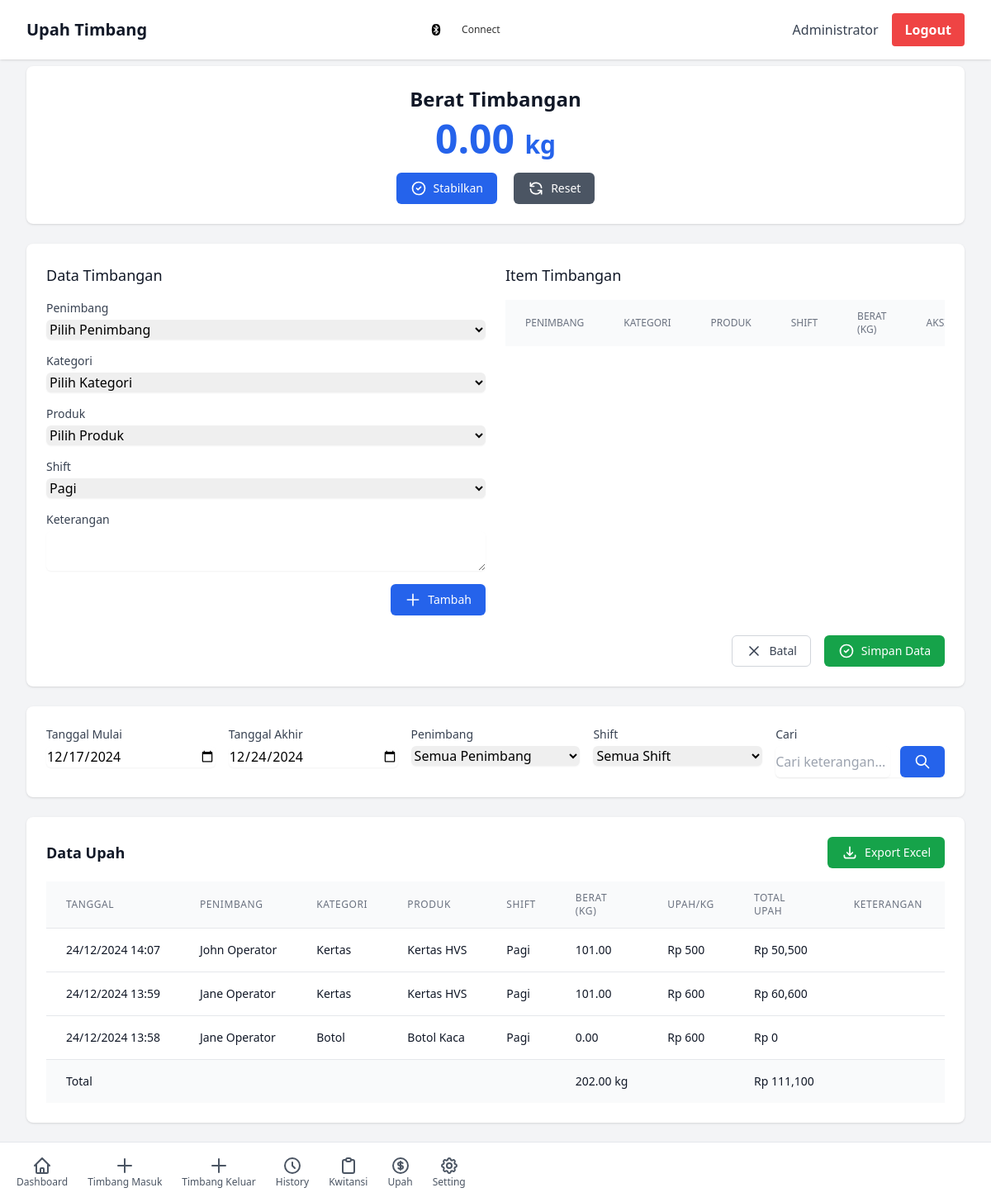
Page /?page=wages (signed in) on the committed database.
### tables this page shows
CREATE TABLE `wages_data` (
  `id` int(11) NOT NULL,
  `user_id` int(11) NOT NULL,
  `category_id` int(11) NOT NULL,
  `product_id` int(11) NOT NULL,
  `shift` enum('pagi','sore','malam') NOT NULL,
  `weight` decimal(10,2) NOT NULL,
  `notes` text DEFAULT NULL,
  `created_at` timestamp NOT NULL DEFAULT current_timestamp()
);

CREATE TABLE `users` (
  `id` int(11) NOT NULL,
  `username` varchar(50) NOT NULL,
  `password` varchar(255) NOT NULL,
  `name` varchar(100) NOT NULL,
  `role` enum('admin','user') DEFAULT 'user',
  `wage_per_kg` decimal(10,2) DEFAULT 0.00,
  `avatar` varchar(255) DEFAULT NULL,
  `created_at` timestamp NOT NULL DEFAULT current_timestamp(),
  `updated_at` timestamp NOT NULL DEFAULT current_timestamp() ON UPDATE current_timestamp()
);

CREATE TABLE `categories` (
  `id` int(11) NOT NULL,
  `name` varchar(100) NOT NULL,
  `created_at` timestamp NOT NULL DEFAULT current_timestamp(),
  `updated_at` timestamp NOT NULL DEFAULT current_timestamp() ON UPDATE current_timestamp()
);

CREATE TABLE `products` (
  `id` int(11) NOT NULL,
  `category_id` int(11) DEFAULT NULL,
  `name` varchar(100) NOT NULL,
  `created_at` timestamp NOT NULL DEFAULT current_timestamp(),
  `updated_at` timestamp NOT NULL DEFAULT current_timestamp() ON UPDATE current_timestamp()
);

### pages/wages.php (the view, shortened to what the rows shown need)
<?php
$start_date = $_GET['start_date'] ?? date('Y-m-d', strtotime('-7 days'));
$end_date = $_GET['end_date'] ?? date('Y-m-d');
?>
<div class="space-y-6">
    <div class="bg-white rounded-lg shadow p-6">
        <div class="text-center">
            <h2 class="text-2xl font-semibold text-gray-900 mb-2">Berat Timbangan</h2>
        </div>
    </div>
    <div class="bg-white rounded-lg shadow p-6">
        <div class="grid grid-cols-1 md:grid-cols-2 gap-6">
            <div>
                <div class="overflow-y-auto max-h-96">
                    <table class="min-w-full divide-y divide-gray-200">
                        <thead class="bg-gray-50">
                            <tr>
                                <th class="px-6 py-3 text-left text-xs font-medium text-gray-500 uppercase">Penimbang</th>
                                <th class="px-6 py-3 text-left text-xs font-medium text-gray-500 uppercase">Kategori</th>
                                <th class="px-6 py-3 text-left text-xs font-medium text-gray-500 uppercase">Produk</th>
                                <th class="px-6 py-3 text-left text-xs font-medium text-gray-500 uppercase">Shift</th>
                                <th class="px-6 py-3 text-left text-xs font-medium text-gray-500 uppercase">Berat (kg)</th>
                                <th class="px-6 py-3 text-left text-xs font-medium text-gray-500 uppercase">Aksi</th>
                            </tr>
                        </thead>
                    </table>
                </div>
            </div>
        </div>
    </div>
    <div class="space-y-6">
        <div class="bg-white rounded-lg shadow">
            <div class="p-6">
                <div class="flex justify-between items-center mb-4">
                    <h2 class="text-lg font-semibold text-gray-900">Data Upah</h2>
                </div>
                <div class="overflow-x-auto">
                    <table class="min-w-full divide-y divide-gray-200">
                        <thead class="bg-gray-50">
                            <tr>
                                <th class="px-6 py-3 text-left text-xs font-medium text-gray-500 uppercase tracking-wider">Tanggal</th>
                                <th class="px-6 py-3 text-left text-xs font-medium text-gray-500 uppercase tracking-wider">Penimbang</th>
                                <th class="px-6 py-3 text-left text-xs font-medium text-gray-500 uppercase tracking-wider">Kategori</th>
                                <th class="px-6 py-3 text-left text-xs font-medium text-gray-500 uppercase tracking-wider">Produk</th>
                                <th class="px-6 py-3 text-left text-xs font-medium text-gray-500 uppercase tracking-wider">Shift</th>
                                <th class="px-6 py-3 text-left text-xs font-medium text-gray-500 uppercase tracking-wider">Berat (kg)</th>
                                <th class="px-6 py-3 text-left text-xs font-medium text-gray-500 uppercase tracking-wider">Upah/kg</th>
                                <th class="px-6 py-3 text-left text-xs font-medium text-gray-500 uppercase tracking-wider">Total Upah</th>
                                <th class="px-6 py-3 text-left text-xs font-medium text-gray-500 uppercase tracking-wider">Keterangan</th>
                                <th class="px-6 py-3 text-left text-xs font-medium text-gray-500 uppercase tracking-wider">Aksi</th>
                            </tr>
                        </thead>
                        <tbody class="bg-white divide-y divide-gray-200">
                            <?php
                            $query = "
                                SELECT
                                    w.*,
                                    u.name as user_name,
                                    u.wage_per_kg,
                                    c.name as category_name,
                                    p.name as product_name
                                FROM wages_data w
                                LEFT JOIN users u ON w.user_id = u.id
                                LEFT JOIN categories c ON w.category_id = c.id
                                LEFT JOIN products p ON w.product_id = p.id
                                WHERE 1=1
                            ";
                            $params = [];
                            $types = "";
                            if ($start_date) {
                                $query .= " AND DATE(w.created_at) >= ?";
                                $params[] = $start_date;
                                $types .= "s";
                            }
                            if ($end_date) {
                                $query .= " AND DATE(w.created_at) <= ?";
                                $params[] = $end_date;
                                $types .= "s";
                            }
                            $query .= " ORDER BY w.created_at DESC";
                            $stmt = $conn->prepare($query);
                            if (!empty($params)) {
                                $stmt->bind_param($types, ...$params);
                            }
                            $stmt->execute();
                            $result = $stmt->get_result();
                            while ($row = $result->fetch_assoc()):
                                $wage = $row['weight'] * $row['wage_per_kg'];
                            ?>
                                <tr>
                                    <td class="px-6 py-4 whitespace-nowrap text-sm text-gray-900">
                                        <?php echo date('d/m/Y H:i', strtotime($row['created_at'])); ?>
                                    </td>
                                    <td class="px-6 py-4 whitespace-nowrap text-sm text-gray-900">
                                        <?php echo htmlspecialchars($row['user_name']); ?>
                                    </td>
                                    <td class="px-6 py-4 whitespace-nowrap text-sm text-gray-900">
                                        <?php echo htmlspecialchars($row['category_name']); ?>
                                    </td>
                                    <td class="px-6 py-4 whitespace-nowrap text-sm text-gray-900">
                                        <?php echo htmlspecialchars($row['product_name']); ?>
                                    </td>
                                    <td class="px-6 py-4 whitespace-nowrap text-sm text-gray-900">
                                        <?php echo ucfirst($row['shift']); ?>
                                    </td>
                                    <td class="px-6 py-4 whitespace-nowrap text-sm text-gray-900">
                                        <?php echo number_format($row['weight'], 2); ?>
                                    </td>
                                    <td class="px-6 py-4 whitespace-nowrap text-sm text-gray-900">
                                        Rp <?php echo number_format($row['wage_per_kg']); ?>
                                    </td>
                                    <td class="px-6 py-4 whitespace-nowrap text-sm text-gray-900">
                                        Rp <?php echo number_format($wage); ?>
                                    </td>
                                    <td class="px-6 py-4 text-sm text-gray-900">
                                    </td>
                                    <td class="px-6 py-4 whitespace-nowrap text-sm font-medium">
                                    </td>
                                </tr>
                            <?php endwhile; ?>
                        </tbody>
                    </table>
                </div>
            </div>
        </div>
    </div>
</div>

### rows in the picture
wages_data: created_at "24/12/2024 14:07", user.name "John Operator", category.name "Kertas", product.name "Kertas HVS", shift "Pagi", weight "101.00", user.wage_per_kg "500", weight.wage_per_kg "50,500"
wages_data: created_at "24/12/2024 13:59", user.name "Jane Operator", category.name "Kertas", product.name "Kertas HVS", shift "Pagi", weight "101.00", user.wage_per_kg "600", weight.wage_per_kg "60,600"
wages_data: created_at "24/12/2024 13:58", user.name "Jane Operator", category.name "Botol", product.name "Botol Kaca", shift "Pagi", weight "0.00", user.wage_per_kg "600", weight.wage_per_kg "0"

### other values in the picture
getPageTitle($page) "Upah Timbang"
$_SESSION['name'] "Administrator"
$total_weight "202.00"
$total_wages "111,100"
